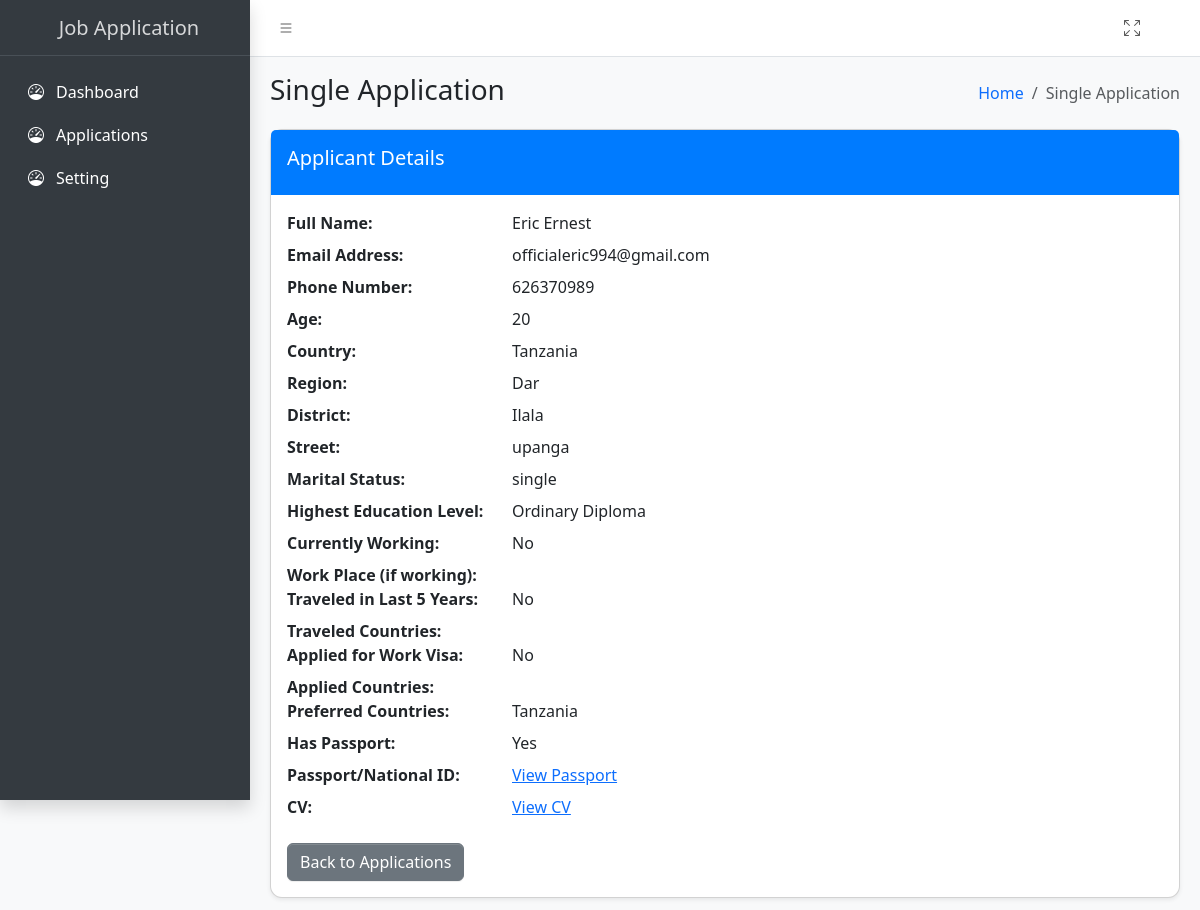
Page /admin/viewApplication.php?id=6 on the committed database.
### tables this page shows
CREATE TABLE `applications` (
  `id` int(11) NOT NULL,
  `name` varchar(255) NOT NULL,
  `email` varchar(255) NOT NULL,
  `phone_number` varchar(20) NOT NULL,
  `age` int(11) NOT NULL,
  `country` varchar(100) NOT NULL,
  `region` varchar(100) NOT NULL,
  `district` varchar(100) NOT NULL,
  `street` varchar(255) NOT NULL,
  `marital_status` enum('single','married') NOT NULL,
  `education_level` varchar(100) NOT NULL,
  `is_working` enum('Yes','No') NOT NULL,
  `work_place` varchar(255) DEFAULT NULL,
  `has_traveled` enum('Yes','No') NOT NULL,
  `traveled_countries` text DEFAULT NULL,
  `has_applied` enum('Yes','No') NOT NULL,
  `applied_countries` text DEFAULT NULL,
  `preferences` text NOT NULL,
  `has_passport` enum('Yes','No') NOT NULL,
  `passport` varchar(255) DEFAULT NULL,
  `cv` varchar(255) DEFAULT NULL,
  `created_at` timestamp NOT NULL DEFAULT current_timestamp()
);

### admin/viewApplication.php (the view, shortened to what this page needs)
<?php
            include 'header.php';
            include 'sidebar.php';
        ?>
        <main class="app-main">
            <div class="app-content-header">
                <div class="container-fluid">
                    <div class="row">
                        <div class="col-sm-6">
                            <h3 class="mb-0">Single Application</h3>
                        </div>
                        <div class="col-sm-6">
                            <ol class="breadcrumb float-sm-end">
                                <li class="breadcrumb-item"><a href="#">Home</a></li>
                                <li class="breadcrumb-item active" aria-current="page">
                                    Single Application
                                </li>
                            </ol>
                        </div>
                    </div>
                </div>
            </div>
            <div class="app-content">
                <div class="container-fluid">
                <div class="card">
            <div class="card-header">
                <h5>Applicant Details</h5>
            </div>
            <div class="card-body">
                <dl class="row">
                    <dt class="col-sm-3">Full Name:</dt>
                    <dd class="col-sm-9"><?php echo htmlspecialchars($applicant['name']); ?></dd>
                    <dt class="col-sm-3">Email Address:</dt>
                    <dd class="col-sm-9"><?php echo htmlspecialchars($applicant['email']); ?></dd>
                    <dt class="col-sm-3">Phone Number:</dt>
                    <dd class="col-sm-9"><?php echo htmlspecialchars($applicant['phone_number']); ?></dd>
                    <dt class="col-sm-3">Age:</dt>
                    <dd class="col-sm-9"><?php echo htmlspecialchars($applicant['age']); ?></dd>
                    <dt class="col-sm-3">Country:</dt>
                    <dd class="col-sm-9"><?php echo htmlspecialchars($applicant['country']); ?></dd>
                    <dt class="col-sm-3">Region:</dt>
                    <dd class="col-sm-9"><?php echo htmlspecialchars($applicant['region']); ?></dd>
                    <dt class="col-sm-3">District:</dt>
                    <dd class="col-sm-9"><?php echo htmlspecialchars($applicant['district']); ?></dd>
                    <dt class="col-sm-3">Street:</dt>
                    <dd class="col-sm-9"><?php echo htmlspecialchars($applicant['street']); ?></dd>
                    <dt class="col-sm-3">Marital Status:</dt>
                    <dd class="col-sm-9"><?php echo htmlspecialchars($applicant['marital_status']); ?></dd>
                    <dt class="col-sm-3">Highest Education Level:</dt>
                    <dd class="col-sm-9"><?php echo htmlspecialchars($applicant['education_level']); ?></dd>
                    <dt class="col-sm-3">Currently Working:</dt>
                    <dd class="col-sm-9"><?php echo htmlspecialchars($applicant['is_working']); ?></dd>
                    <dt class="col-sm-3">Work Place (if working):</dt>
                    <dd class="col-sm-9"><?php echo htmlspecialchars($applicant['work_place']); ?></dd>
                    <dt class="col-sm-3">Traveled in Last 5 Years:</dt>
                    <dd class="col-sm-9"><?php echo htmlspecialchars($applicant['has_traveled']); ?></dd>
                    <dt class="col-sm-3">Traveled Countries:</dt>
                    <dd class="col-sm-9"><?php echo htmlspecialchars($applicant['traveled_countries']); ?></dd>
                    <dt class="col-sm-3">Applied for Work Visa:</dt>
                    <dd class="col-sm-9"><?php echo htmlspecialchars($applicant['has_applied']); ?></dd>
                    <dt class="col-sm-3">Applied Countries:</dt>
                    <dd class="col-sm-9"><?php echo htmlspecialchars($applicant['applied_countries']); ?></dd>
                    <dt class="col-sm-3">Preferred Countries:</dt>
                    <dd class="col-sm-9"><?php echo htmlspecialchars($applicant['preferences']); ?></dd>
                    <dt class="col-sm-3">Has Passport:</dt>
                    <dd class="col-sm-9"><?php echo htmlspecialchars($applicant['has_passport']); ?></dd>
                    <dt class="col-sm-3">Passport/National ID:</dt>
                    <dd class="col-sm-9">
                        <?php if ($applicant['has_passport'] === 'Yes'): ?>
                            <a href="view_pdf.php?file=<?php echo $applicant['passport']; ?>" target="_blank">View Passport</a>
                        <?php else: ?>
                            <a href="view_pdf.php?file=<?php echo $applicant['passport']; ?>" target="_blank">View National ID</a>
                        <?php endif; ?>
                    </dd>
                    <dt class="col-sm-3">CV:</dt>
                    <dd class="col-sm-9">
                    <a href="view_pdf.php?file=<?php echo $applicant['cv']; ?>" target="_blank">View CV </a>
                    </dd>
                </dl>
                <a href="applications.php" class="btn btn-secondary">Back to Applications</a>
            </div>
        </div>
    </div>
                </div>
            </div>

### admin/header.php (shortened to what this page needs)
<?php
include '../database/connection.php';
if(isset($_GET['id'])){
    $id = $_GET['id'];
    $selecting_single_app = "SELECT * FROM applications where id='$id'";
    $applicants = mysqli_query($conn,$selecting_single_app);
    if(mysqli_num_rows($applicants) > 0){
        $applicant = mysqli_fetch_assoc($applicants);
    }
}
?>
<!DOCTYPE html>
<html lang="en">
<head>
    <link rel="stylesheet" href="https://cdn.jsdelivr.net/npm/@fontsource/source-sans-3@5.0.12/index.css">
    <link rel="stylesheet" href="https://cdn.jsdelivr.net/npm/overlayscrollbars@2.3.0/styles/overlayscrollbars.min.css">
    <link rel="stylesheet" href="https://cdn.jsdelivr.net/npm/bootstrap-icons@1.11.0/font/bootstrap-icons.min.css">
    <link rel="stylesheet" href="dist/css/adminlte.css">
    <link rel="stylesheet" href="https://cdn.jsdelivr.net/npm/apexcharts@3.37.1/dist/apexcharts.css">
    <link rel="stylesheet" href="https://cdn.jsdelivr.net/npm/jsvectormap@1.5.3/dist/css/jsvectormap.min.css">
</head>
<body class="layout-fixed sidebar-expand-lg bg-body-tertiary">
    <div class="app-wrapper">
        <nav class="app-header navbar navbar-expand bg-body">
            <div class="container-fluid">
                <ul class="navbar-nav">
                    <li class="nav-item"> <a class="nav-link" data-lte-toggle="sidebar" href="#" role="button"> <i class="bi bi-list"></i> </a> </li>
                </ul>
                <ul class="navbar-nav ms-auto">
                    <li class="nav-item"> <a class="nav-link" href="#" data-lte-toggle="fullscreen"> <i data-lte-icon="maximize" class="bi bi-arrows-fullscreen"></i> </a> </li>
                    <li class="nav-item dropdown user-menu">
                      <a href="#" class="nav-link dropdown-toggle" data-bs-toggle="dropdown">
                      </a>
                    </li>
                </ul>
            </div>
        </nav>

### admin/sidebar.php
<aside class="app-sidebar bg-body-secondary shadow" data-bs-theme="dark">
            <div class="sidebar-brand">
                <a href="dashboard.php" class="brand-link">
                    <span class="brand-text fw-light">Job Application</span>  </a>  </div>
            <div class="sidebar-wrapper">
                <nav class="mt-2">
                    <ul class="nav sidebar-menu flex-column" data-lte-toggle="treeview" role="menu" data-accordion="false">
                        <li class="nav-item menu-open"> <a href="dashboard.php" class="nav-link active"> <i class="nav-icon bi bi-speedometer"></i>
                                <p>
                                    Dashboard
                                </p>
                            </a>
                        </li>
                        <li class="nav-item menu-open"> <a href="applications.php" class="nav-link active"> <i class="nav-icon bi bi-speedometer"></i>
                                <p>
                                    Applications
                                </p>
                            </a>
                        </li>
                        <li class="nav-item menu-open"> <a href="setting.php" class="nav-link active"> <i class="nav-icon bi bi-speedometer"></i>
                                <p>
                                    Setting
                                </p>
                            </a>
                        </li>
                    </ul>
                </nav>
            </div>
        </aside>

### admin/header.php (style rules this page uses)
body { background-color: #f8f9fa; }
.card { border-radius: 0.75rem; box-shadow: 0 0.125rem 0.25rem rgba(0,0,0,0.075); }
.card-header { background-color: #007bff; color: #fff; border-bottom: 1px solid #007bff; }
.btn-secondary { background-color: #6c757d; border-color: #6c757d; }

### rows in the picture
applications: name "Eric Ernest", email "officialeric994@gmail.com", phone_number "626370989", age "20", country "Tanzania", region "Dar", district "Ilala", street "upanga", marital_status "single", education_level "Ordinary Diploma", is_working "No", has_traveled "No", has_applied "No", preferences "Tanzania", has_passport "Yes"
